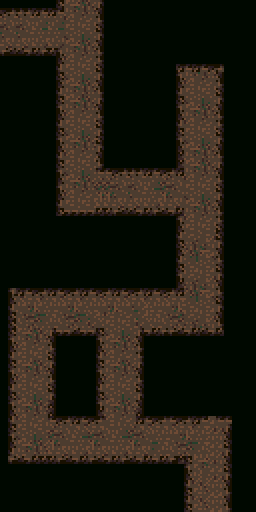

Tiled map render using the project's own tile images. Description and the map definition, with tile-layer contents summarised, below:
An orthogonal 32x64 tile map with 8x8 px tiles, 1 tile layer (Tile Layer 1).

<map version="1.9" tiledversion="1.9.2" orientation="orthogonal" renderorder="right-down" width="32" height="64" tilewidth="8" tileheight="8" infinite="0" nextlayerid="2" nextobjectid="1">
 <editorsettings>
  <export target="fight3bg.c" format="gba" />
 </editorsettings>
 <tileset firstgid="1" source="tileset.tsx" />
 <layer id="1" name="Tile Layer 1" width="32" height="64">
  <data>[2048 cells, 2048 non-empty, 30 distinct tile ids]</data>
 </layer>
</map>
